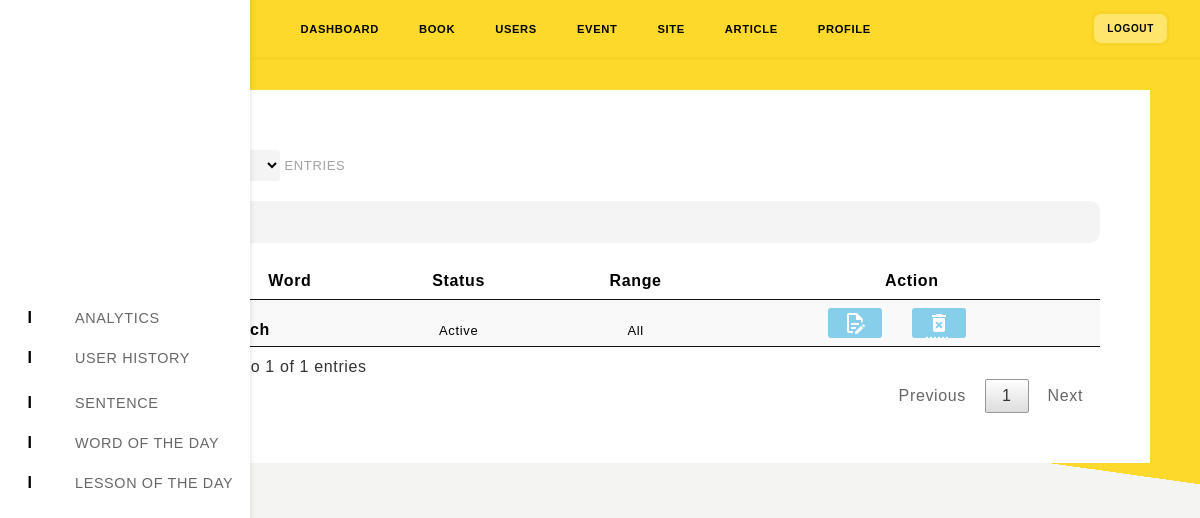
The app's page /office/lesson_table.php, older data.
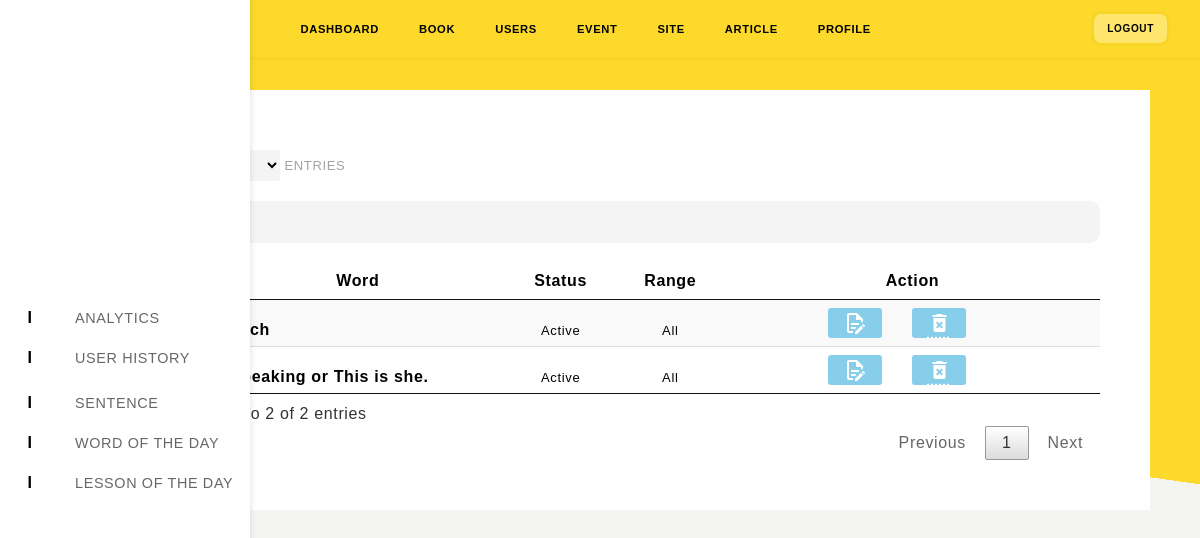
The same page, newer data.
### tables this page shows
CREATE TABLE `site_lesson` (
  `id` int(11) NOT NULL,
  `title` varchar(250) NOT NULL,
  `content` text NOT NULL,
  `extend` text NOT NULL,
  `status` varchar(250) NOT NULL,
  `lesson_range` varchar(250) NOT NULL DEFAULT 'Member',
  `date` date NOT NULL
);

### office/config/config.php (called while the page is built)
<?php
$config = [
    'site' => [
     	'sitename'		=> 'Mobile English',
     	'url'			=> 'http://localhost/Mobile%20English/office/',
    ],
    'template_path'     => 'template/template.php',
    'style_path' => [
        'reset'         => 'assets/css/normalize.css',
        'desktop'       => 'assets/css/desktop-style.css',
        'mobile'        => 'assets/css/mobile-style.css',
    ],
    'database' => [
    	'hostname'	    => '127.0.0.1',
    	'username'		=> 'root',
    	'password'		=> '',
        'dbname'        => 'mobile_english_ebook',
    ]
];
return $config;
?>

### office/config/init.php (called while the page is built, shortened)
<?php
require('config.php');
$style_reset 	= $config['style_path']['reset'];
$style_desktop 	= $config['style_path']['desktop'];
?>

### office/lesson_table.php (the view, shortened to what this page needs)
<!DOCTYPE html>
<html>
<?php
	include 'head.php';
?>
<body>
<div class="container">
<?php
	include 'sidebar.php';
?>
<div class="main-wrapper">
	<?php
		include 'header.php';
	?>
	<div class="wod-table">
	<table id="wod_table" class="display">
    <thead>
    <tr>
        <th>Word</th>
        <th>Status</th>
        <th>Range</th>
        <th>Action</th>
    </tr>
    </thead>
    <tbody>
    <?php
	    require 'config/database.php';
		$sql = "SELECT * FROM site_lesson";
		$execute = $db->query($sql);
	    $a = 1;
	    while ($wod = $execute->fetch_assoc()) {
    ?>
    <tr>
        <td><?php echo $a++;?></td>
        <td><?php echo $wod["title"];?></td>
        <td><?php echo $wod["status"];?></td>
        <td><?php echo $wod["lesson_range"];?></td>
        <td class="table-action">
            <span style="margin-right: 30px;">
            	<abbr title="Edit">
            	<a href="lesson_edit.php?edit_id=<?php echo $wod["id"]; ?>">
            	</a>
            	</abbr>
            </span>
            <span style="margin-right: 30px;">
            	<abbr title="Delete">
            	<a href="lesson_table.php?del_id=<?php echo $wod["id"]; ?>" class="delete" data-confirm="Hapus data ini?">
            		<i class="material-icons">
					</i>
				</a>
            	</abbr>
            </span>
        </td>
    </tr>
    <?php
    	}
    ?>
    </tbody>
	</table>
	</div>
</div>
</div>
</body>
</html>

### office/head.php (shortened to what this page needs)
<?php
    require("config/init.php");
?>
<head>
    <link rel="stylesheet" type="text/css" href="<?php echo $style_reset; ?>">
    <link rel="stylesheet" type="text/css" href="<?php echo $style_desktop; ?>">
    <link rel="stylesheet" type="text/css" href="https://cdn.datatables.net/1.10.20/css/dataTables.jqueryui.min.css">
</head>

### office/sidebar.php (shortened to what this page needs)
<nav class="sidebar-nav">
<ul>
	<div class="list-wrapper">
		<li>
			<div>I</div>
			<a class="main_list" href="payment_history.php">Analytics</a>
		</li>
	</div>
	<div class="list_wrapper">
		<li>
			<div>I</div>
			<a class="main_list" href="user_history.php">User History</a>
		</li>
	</div>
	<div class="list-wrapper nested">
		<li>
			<div>I</div>
			<p>Sentence</p>
		</li>
	</div>
	<div class="list-wrapper nested">
		<li>
			<div>I</div>
			<p>Word of the day</p>
		</li>
	</div>
	<div class="list-wrapper nested">
		<li>
			<div>I</div>
			<p>Lesson of the day</p>
		</li>
	</div>
</ul>
</nav>

### office/header.php (shortened to what this page needs)
<header>
		<div class="logo">
		</div>
		<div class="navigation">
			<ul>
				<li><a href="index.php">Dashboard</a></li>
				<li><a href="book.php">Book</a></li>
				<li><a href="users.php">Users</a></li>
				<li><a href="event.php">Event</a></li>
				<li><a href="site.php">Site</a></li>
				<li><a href="article.php">Article</a></li>
				<li><a href="profile.php">Profile</a></li>
			</ul>
		</div>
		<div class="button-nav">
			<span class="logout"><a href="logout.php">Logout</a></span>
		</div>
	</header>

Row changes from the older to the newer data that the page shows:
added site_lesson: title "Speaking or This is she.", status "Active", lesson_range "All"
Text that changed along with them:
text written by a page script: "ENTRIES Showing 1 to 1 of 1 entries Previous 1 Next" → "ENTRIES Showing 1 to 2 of 2 entries Previous 1 Next"
